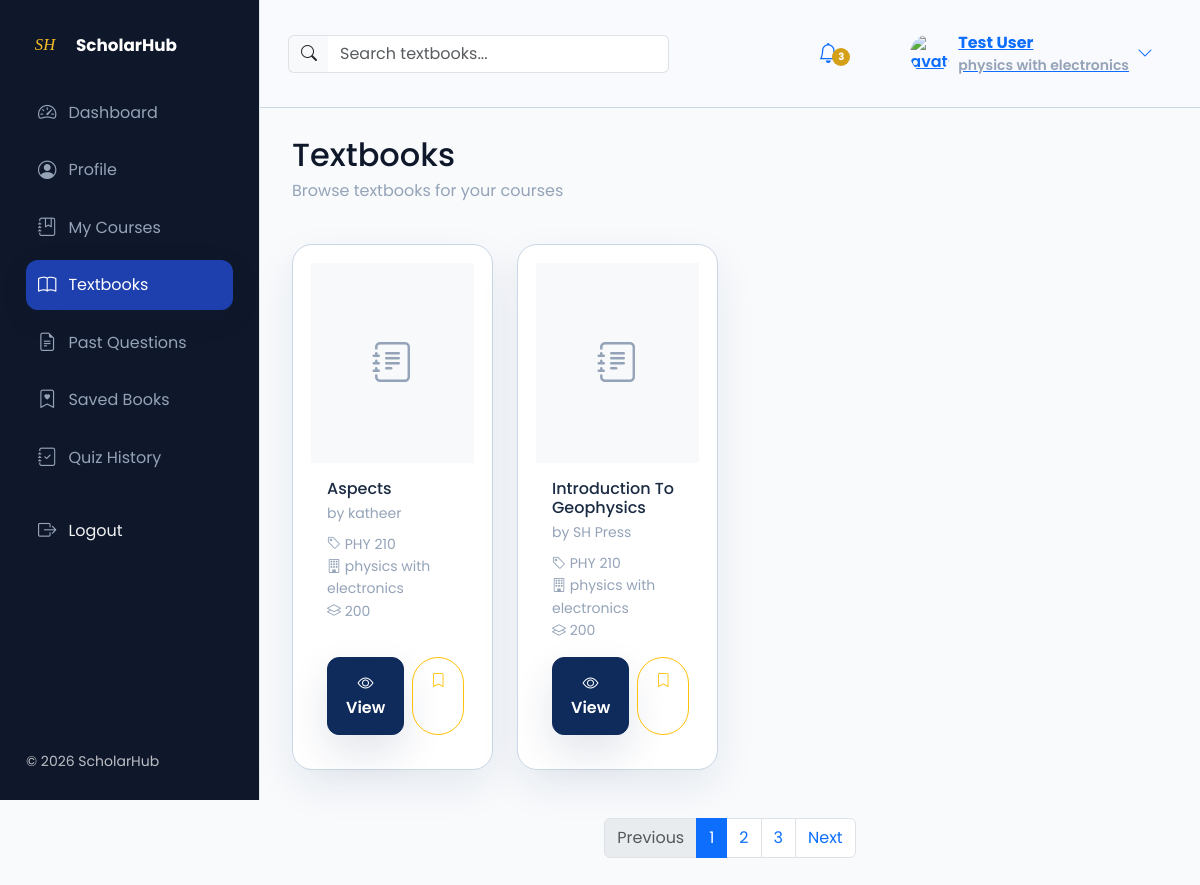
Screenshot of /textbooks/ (signed in) with the database file from the repository.
### ScholarHub/models.py (models this page shows, shortened)
class StudentProfile(models.Model):
    user = models.OneToOneField(User, on_delete=models.CASCADE, related_name='student_profile')
    matric_number = models.CharField(max_length=50, blank=True)
    faculty = models.ForeignKey(Faculty, on_delete=models.SET_NULL, null=True, blank=True, related_name='students')
    department = models.ForeignKey(Department, on_delete=models.SET_NULL, null=True, blank=True, related_name='students')
    level = models.CharField(max_length=20, choices=LEVEL_CHOICES, default='100')
    semester = models.CharField(max_length=30, choices=SEMESTER_CHOICES, default='First Semester')
    phone_number = models.CharField(max_length=20, blank=True)
    profile_picture = models.ImageField(upload_to='profiles/', blank=True, null=True)
    courses = models.ManyToManyField(Course, blank=True, related_name='students')
    elective_courses = models.ManyToManyField(Course, blank=True, related_name='elective_students')
    saved_textbooks = models.ManyToManyField('Textbook', blank=True, related_name='saved_by_students')
    saved_past_questions = models.ManyToManyField('PastQuestion', blank=True, related_name='saved_by_students')
    created_at = models.DateTimeField(auto_now_add=True)
    class Meta:
        ordering = ('user__first_name',)

class Department(models.Model):
    faculty = models.ForeignKey(Faculty, on_delete=models.CASCADE, related_name='departments')
    name = models.CharField(max_length=150)
    description = models.TextField(blank=True)
    created_at = models.DateTimeField(auto_now_add=True)
    class Meta:
        ordering = ('name',)
        unique_together = ('faculty', 'name')

class Textbook(models.Model):
    title = models.CharField(max_length=220)
    author = models.CharField(max_length=200, blank=True)
    faculty = models.ForeignKey(Faculty, on_delete=models.CASCADE, related_name='textbooks')
    department = models.ForeignKey(Department, on_delete=models.CASCADE, related_name='textbooks')
    course = models.ForeignKey(Course, on_delete=models.CASCADE, related_name='textbooks')
    level = models.CharField(max_length=20, choices=LEVEL_CHOICES)
    semester = models.CharField(max_length=30, choices=SEMESTER_CHOICES)
    edition = models.CharField(max_length=100, blank=True)
    cover_image = models.ImageField(upload_to='textbooks/covers/', blank=True, null=True)
    description = models.TextField(blank=True, help_text='Short summary shown on the cards.')
    content = models.TextField(blank=True, default='', help_text='Full note content typed from the admin panel.')
    is_active = models.BooleanField(default=True)
    created_at = models.DateTimeField(auto_now_add=True)
    class Meta:
        ordering = ('-created_at',)

class Course(models.Model):
    department = models.ForeignKey(Department, on_delete=models.CASCADE, related_name='courses')
    code = models.CharField(max_length=30, unique=True, blank=True, null=True)
    title = models.CharField(max_length=200)
    level = models.CharField(max_length=20, choices=LEVEL_CHOICES)
    semester = models.CharField(max_length=30, choices=SEMESTER_CHOICES)
    units = models.PositiveIntegerField(blank=True, null=True)
    description = models.TextField(blank=True)
    quiz_time_limit = models.PositiveIntegerField(blank=True, null=True, help_text='Optional quiz timer in minutes.')
    created_at = models.DateTimeField(auto_now_add=True)
    class Meta:
        ordering = ('title',)

### ScholarHub/views.py (the view)
# urls.py: path('textbooks/', views.textbooks_view, name='textbooks'),
@login_required
def textbooks_view(request):
    profile = get_or_create_student_profile(request.user)
    auto_assigned = Textbook.objects.select_related('course', 'faculty', 'department').filter(
        is_active=True,
        faculty=profile.faculty,
        department=profile.department,
        level=profile.level,
        semester=profile.semester
    )
    course_textbooks = Textbook.objects.select_related('course', 'faculty', 'department').filter(
        course__in=profile.courses.all(),
        is_active=True
    )
    elective_textbooks = Textbook.objects.select_related('course', 'faculty', 'department').filter(
        course__in=profile.elective_courses.all(),
        is_active=True
    )
    all_textbooks = (auto_assigned | course_textbooks | elective_textbooks).distinct().order_by('-created_at')
    q = request.GET.get('q', '').strip()
    if q:
        all_textbooks = all_textbooks.filter(
            Q(title__icontains=q) | Q(author__icontains=q) | Q(course__code__icontains=q)
        )
    context = {
        'profile': profile,
        'all_textbooks': all_textbooks,
    }
    return render(request, 'ScholarHub/textbooks.html', context)

### ScholarHub/templates/ScholarHub/textbooks.html (shortened to what this page needs)
{% extends 'ScholarHub/base.html' %}
{% load static %}
{% block content %}
<div class="row gx-4">
  <div class="col-12">
    <div class="d-flex justify-content-between align-items-center mb-4">
      <div>
        <h2 class="mb-1">Textbooks</h2>
        <p class="text-muted">Browse textbooks for your courses</p>
      </div>
    </div>
    {% if all_textbooks %}
      <div class="row g-4">
        {% for textbook in all_textbooks %}
          <div class="col-12 col-sm-6 col-md-4 col-lg-3">
            <div class="card sh-textbook-card sh-elevated-hover h-100">
              <div class="sh-book-cover bg-light p-3 text-center" style="height: 200px; overflow: hidden;">
                <div class="d-flex align-items-center justify-content-center h-100">
                  <i class="bi bi-journal-text fs-1 text-muted"></i>
                </div>
              </div>
              <div class="card-body d-flex flex-column">
                <h6 class="card-title mb-1">{{ textbook.title }}</h6>
                <p class="card-text small text-muted mb-2">by {{ textbook.author }}</p>
                <div class="small text-muted mb-3">
                  <div><i class="bi bi-tag"></i> {{ textbook.course.code }}</div>
                  <div><i class="bi bi-building"></i> {{ textbook.department.name }}</div>
                  <div><i class="bi bi-layers"></i> {{ textbook.level }}</div>
                </div>
                <div class="mt-auto d-flex gap-2">
                  <a href="{% url 'textbook_detail' textbook.pk %}" class="btn btn-sm btn-primary flex-grow-1">
                    <i class="bi bi-eye"></i> View
                  </a>
                  <a href="{% url 'bookmark_textbook' textbook.pk %}" class="btn btn-sm btn-outline-warning" title="Save">
                    <i class="bi bi-bookmark"></i>
                  </a>
                </div>
              </div>
            </div>
          </div>
        {% endfor %}
      </div>
      <nav aria-label="Page navigation" class="mt-5">
        <ul class="pagination justify-content-center">
          <li class="page-item disabled"><a class="page-link" href="#">Previous</a></li>
          <li class="page-item active"><a class="page-link" href="#">1</a></li>
          <li class="page-item"><a class="page-link" href="#">2</a></li>
          <li class="page-item"><a class="page-link" href="#">3</a></li>
          <li class="page-item"><a class="page-link" href="#">Next</a></li>
        </ul>
      </nav>
    {% else %}
      <div class="alert alert-info" role="alert">
        <i class="bi bi-info-circle"></i> No textbooks available. Check back soon!
      </div>
    {% endif %}
  </div>
</div>
{% endblock %}

### ScholarHub/templates/ScholarHub/base.html (shortened to what this page needs)
         {% load static %}
<!doctype html>
<html lang="en">
<head>
  <link href="https://cdn.jsdelivr.net/npm/bootstrap@5.3.2/dist/css/bootstrap.min.css" rel="stylesheet">
  <link href="https://cdn.jsdelivr.net/npm/bootstrap-icons@1.10.5/font/bootstrap-icons.css" rel="stylesheet">
  <link rel="stylesheet" href="{% static 'ScholarHub/css/site.css' %}">
  <link rel="stylesheet" href="{% static 'ScholarHub/css/theme.css' %}">
  <link rel="stylesheet" href="{% static 'ScholarHub/css/dashboard.css' %}">
</head>
<body class="sh-dashboard theme-saas-light">
  <div class="sh-app">
    <aside class="sh-sidebar" id="shSidebar">
      <div class="sh-sidebar-inner">
        <div class="sh-brand d-flex align-items-center">
          <img src="{% static 'ScholarHub/images/logo-mark.svg' %}" alt="ScholarHub" class="sh-logo">
          <span class="sh-brand-text">ScholarHub</span>
        </div>
        <nav class="sh-nav mt-4">
          <ul class="list-unstyled">
            <li class="sh-nav-item {% if request.resolver_match.url_name == 'dashboard' %}active{% endif %}">
              <a href="{% url 'dashboard' %}" class="sh-nav-link">
                <i class="bi bi-speedometer2"></i><span>Dashboard</span>
              </a>
            </li>
            <li class="sh-nav-item {% if request.resolver_match.url_name == 'profile' %}active{% endif %}">
              <a href="{% url 'profile' %}" class="sh-nav-link">
                <i class="bi bi-person-circle"></i><span>Profile</span>
              </a>
            </li>
            <li class="sh-nav-item {% if request.resolver_match.url_name == 'my_courses' %}active{% endif %}">
              <a href="{% url 'my_courses' %}" class="sh-nav-link">
                <i class="bi bi-journal-bookmark"></i><span>My Courses</span>
              </a>
            </li>
            <li class="sh-nav-item {% if request.resolver_match.url_name == 'textbooks' %}active{% endif %}">
              <a href="{% url 'textbooks' %}" class="sh-nav-link">
                <i class="bi bi-book"></i><span>Textbooks</span>
              </a>
            </li>
            <li class="sh-nav-item {% if request.resolver_match.url_name == 'past_questions' %}active{% endif %}">
              <a href="{% url 'past_questions' %}" class="sh-nav-link">
                <i class="bi bi-file-earmark-text"></i><span>Past Questions</span>
              </a>
            </li>
            <li class="sh-nav-item {% if request.resolver_match.url_name == 'saved_books' %}active{% endif %}">
              <a href="{% url 'saved_books' %}" class="sh-nav-link">
                <i class="bi bi-bookmark-heart"></i><span>Saved Books</span>
              </a>
            </li>
            <li class="sh-nav-item {% if request.resolver_match.url_name == 'quiz_attempt_history' %}active{% endif %}">
              <a href="{% url 'quiz_attempt_history' %}" class="sh-nav-link">
                <i class="bi bi-journal-check"></i><span>Quiz History</span>
              </a>
            </li>
            <li class="sh-nav-item sh-logout-item mt-3">
              <a href="{% url 'logout' %}" class="sh-nav-link logout-link">
                <i class="bi bi-box-arrow-right"></i><span>Logout</span>
              </a>
            </li>
          </ul>
        </nav>
        <div class="sh-sidebar-footer mt-auto">
          <small class="text-muted">© 2026 ScholarHub</small>
        </div>
      </div>
    </aside>
    <div class="sh-main">
      <header class="sh-topbar d-flex align-items-center justify-content-between">
        <div class="d-flex align-items-center gap-3 me-2">
          <form class="d-flex align-items-center sh-navbar-search" method="get" action="{% if request.resolver_match.url_name == 'past_questions' %}{% url 'past_questions' %}{% else %}{% url 'textbooks' %}{% endif %}">
            <div class="input-group">
              <span class="input-group-text border-end-0"><i class="bi bi-search"></i></span>
              <input name="q" class="form-control border-start-0" placeholder="{% if request.resolver_match.url_name == 'past_questions' %}Search past questions...{% else %}Search textbooks...{% endif %}" value="{{ request.GET.q|default:'' }}" aria-label="Search">
            </div>
          </form>
        </div>
        <div class="d-flex align-items-center gap-3 ms-auto">
          <div class="sh-notification dropdown">
            <button class="btn btn-link position-relative" id="shNotifyBtn"><i class="bi bi-bell fs-5"></i><span class="badge sh-badge">3</span></button>
          </div>
          <div class="sh-profile dropdown">
            <button class="btn btn-link d-flex align-items-center gap-2" id="shProfileBtn">
              {% if profile and profile.profile_picture %}
                <img src="{{ profile.profile_picture.url }}" alt="avatar" class="rounded-circle sh-avatar">
              {% else %}
                <img src="{% static 'ScholarHub/images/default-avatar.svg' %}" alt="avatar" class="rounded-circle sh-avatar">
              {% endif %}
              <div class="d-none d-md-block text-start">
                <div class="fw-bold sh-username">{{ user.get_full_name|default:user.username }}</div>
                <div class="small text-muted sh-dept">{{ profile.department.name|default:'Department' }}</div>
              </div>
              <i class="bi bi-chevron-down d-none d-md-inline"></i>
            </button>
          </div>
        </div>
      </header>
      <div class="sh-content container-fluid">
        {% block content %}
        {% endblock %}
      </div>
    </div>
  </div>
</body>
</html>

### rows the page displays
StudentProfile: department.name "physics with electronics"
Textbook: title "Aspects", author "katheer", course.code "PHY 210", department.name "physics with electronics", level "200"
Textbook: title "Introduction To Geophysics", author "SH Press", course.code "PHY 210", department.name "physics with electronics", level "200"

### other values shown
{{ user.get_full_name|default:user.username }} "Test User"
